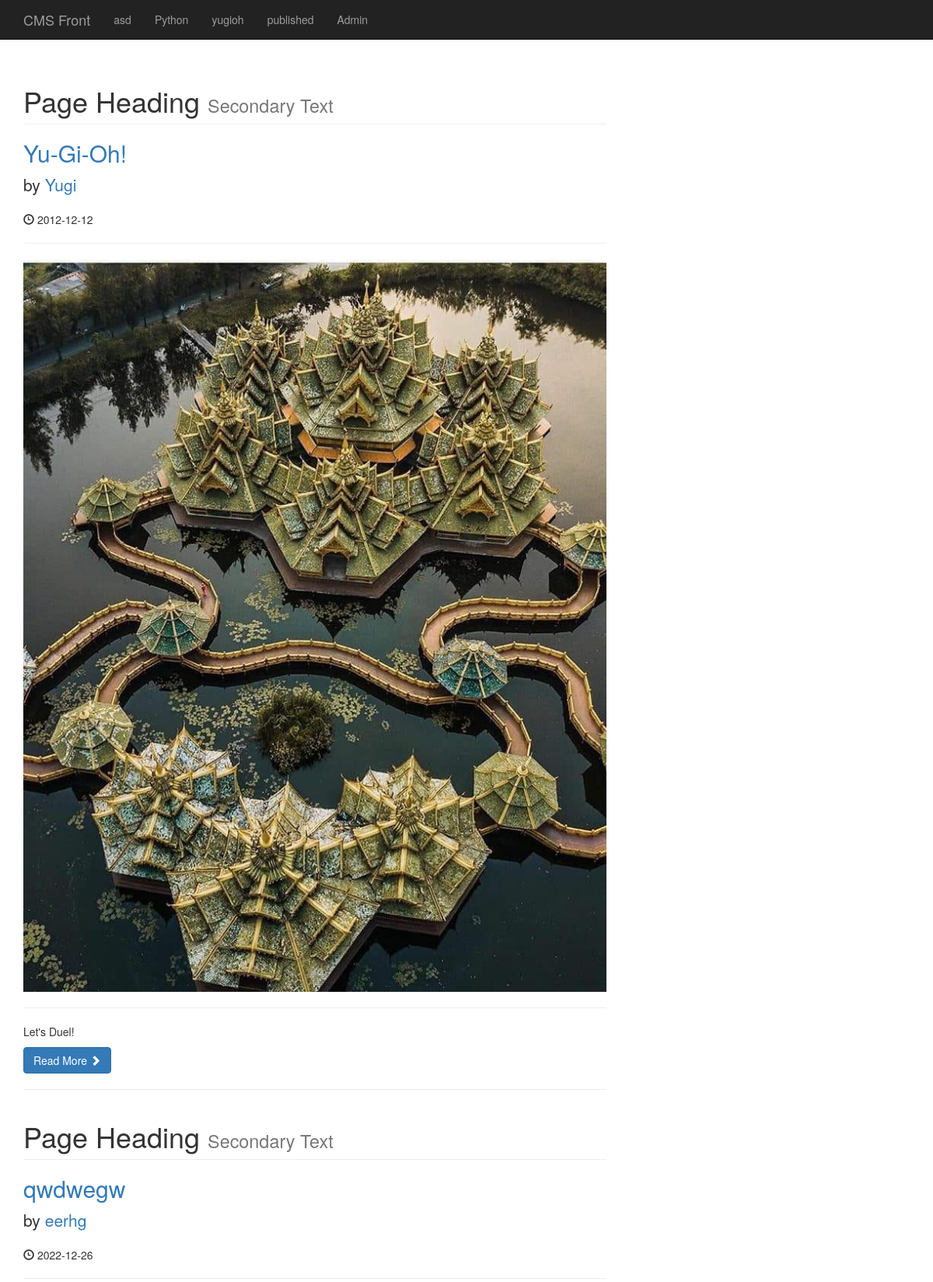
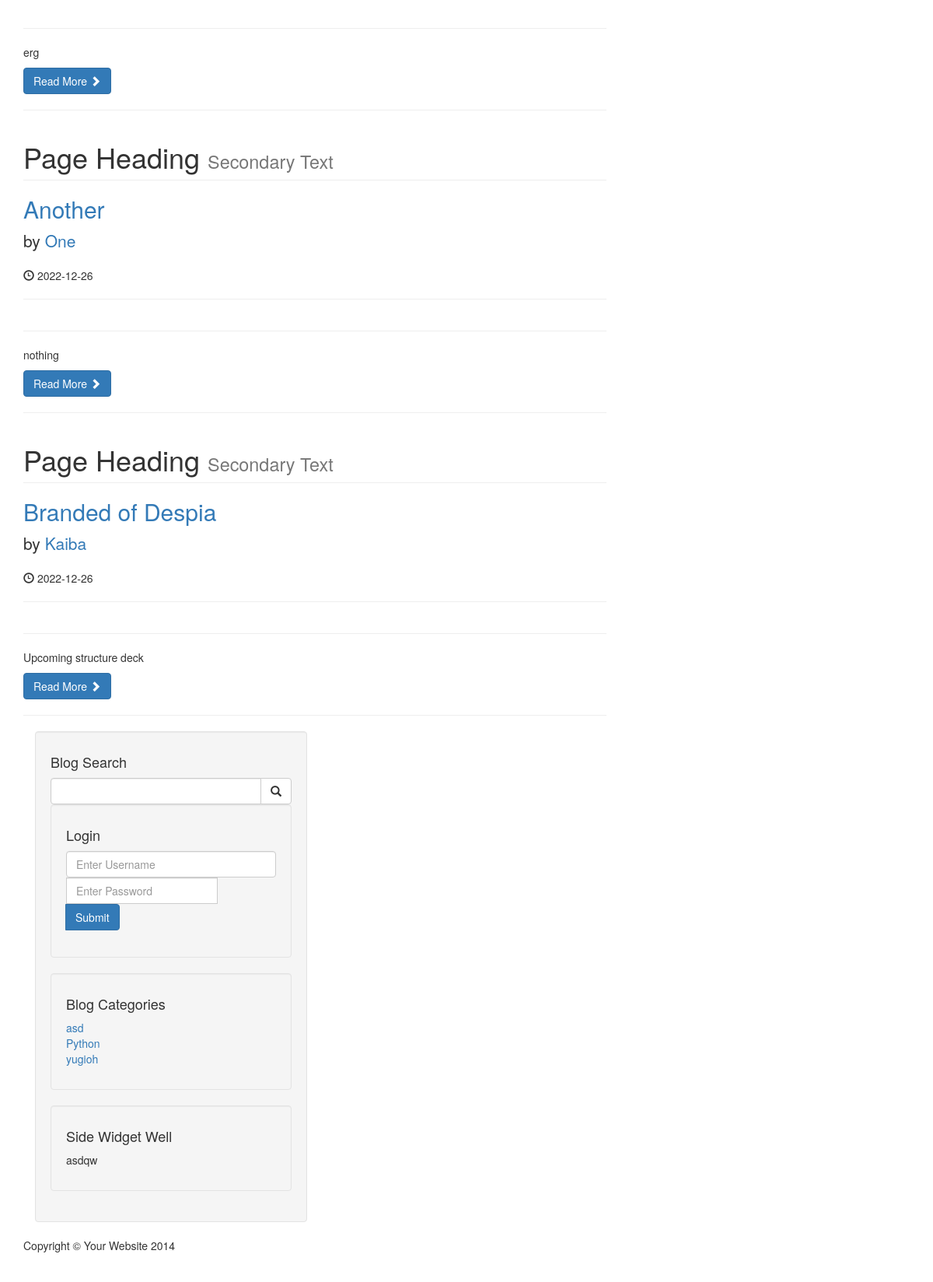
The page / on the database its author committed (2 pictures, top to bottom).
### tables this page shows
CREATE TABLE `categories` (
  `cat_id` int(3) NOT NULL,
  `cat_title` varchar(255) NOT NULL
);

CREATE TABLE `posts` (
  `post_id` int(3) NOT NULL,
  `post_category_id` int(3) NOT NULL,
  `post_title` varchar(252) NOT NULL,
  `post_author` varchar(252) NOT NULL,
  `post_date` date NOT NULL,
  `post_image` text NOT NULL,
  `post_content` text NOT NULL,
  `post_tags` varchar(252) NOT NULL,
  `post_comment_count` varchar(255) NOT NULL,
  `post_status` varchar(252) NOT NULL DEFAULT 'draft'
);

### index.php (the view, shortened to what this page needs)
<?php
include "includes/header.php";
include "includes/db.php";
?>
    <?php
include "includes/navigation.php"
    ?>
    <div class="container">
        <div class="row">
            <div class="col-md-8">
        <?php
            $query = "SELECT * FROM posts";
            $select_all_posts_query = mysqli_query($connection, $query);
            while($row = mysqli_fetch_assoc($select_all_posts_query)){
                $post_id = $row['post_id'];
                $post_title = $row['post_title'];
                $post_author = $row['post_author'];
                $post_date = $row['post_date'];
                $post_image = $row['post_image'];
                $post_content = substr($row['post_content'],0,100);
    ?>
<h1 class="page-header">
                    Page Heading
                    <small>Secondary Text</small>
                </h1>
                <h2>
                    <a href="post.php?p_id=<?php echo $post_id ?>"><?php echo $post_title ?></a>
                </h2>
                <p class="lead">
                    by <a href="index.php"><?php echo $post_author ?></a>
                </p>
                <p><span class="glyphicon glyphicon-time"></span> <?php echo $post_date ?></p>
                <hr>
                <img class="img-responsive" src="images/<?php echo $post_image; ?>" alt="">
                <hr>
                <p><?php echo $post_content ?></p>
                <a class="btn btn-primary" href="#">Read More <span class="glyphicon glyphicon-chevron-right"></span></a>
                <hr>
<?php  }  ?>
            </div>
            </div>
<?php   include "includes/sidebar.php"  ?>
    <?php
include "includes/footer.php"
?>

### includes/navigation.php (shortened to what this page needs)
<nav class="navbar navbar-inverse navbar-fixed-top" role="navigation">
        <div class="container">
            <div class="navbar-header">
                <a class="navbar-brand" href="index.php">CMS Front</a>
            </div>
            <div class="collapse navbar-collapse" id="bs-example-navbar-collapse-1">
                <ul class="nav navbar-nav">
<?php
$query = "SELECT * FROM categories";
$select_all_categories_query = mysqli_query($connection, $query);
while($row = mysqli_fetch_assoc($select_all_categories_query)){
   $cat_title = $row['cat_title'];
        echo "<li><a href='#'>{$cat_title}</a></li>";
}
?>
    <li>
        <a href="Admin">Admin</a>
    </li>
            </ul>
        </div>
</nav>

### includes/sidebar.php
  <div class="col-md-4">
<div class="well">
    <h4>Blog Search</h4>
    <form action="search.php" method="post">
    <div class="input-group">
        <input name="search" type="text" class="form-control">
        <span class="input-group-btn">
            <button name="submit" class="btn btn-default" type="submit">
                <span class="glyphicon glyphicon-search"></span>
        </button>
        </span>
</form>
    </div>
<div class="well">
    <h4>Login</h4>
    <form action="includes/login.php" method="post">
    <div class="form-group">
        <input name="username" type="text" class="form-control" placeholder="Enter Username">
        <div class="input-group">
        <input name="password" type="password" class="form-control" placeholder="Enter Password">
        </div>
        <span class="input-group-btn">
            <button class="btn btn-primary" name="login" type="submit">Submit</button>
        </span>
</form>
    </div>
</div>
<div class="well">
<?php
$query = "SELECT * FROM categories LIMIT 3";
$select_categories_sidebar = mysqli_query($connection, $query);
?>
    <h4>Blog Categories</h4>
    <div class="row">
        <div class="col-lg-12">
            <ul class="list-unstyled">
            <?php
        while($row = mysqli_fetch_assoc($select_categories_sidebar )){
        $cat_title = $row['cat_title'];
        $cat_id = $row['cat_id'];
        echo "<li><a href='category.php?category=$cat_id'>{$cat_title}</a></li>";
 }
            ?>
            </ul>
        </div>
    </div>
</div>
<?php
include"widget.php";
?>
</div>

### css/blog-home.css (style rules this page uses)
body { padding-top: 70px; }

### rows shown on the page
categories: cat_title "asd"
categories: cat_title "Python"
categories: cat_title "yugioh"
categories: cat_title "published"
posts: post_title "Yu-Gi-Oh!", post_author "Yugi", post_date "2012-12-12", post_image (picture), post_content "Let's Duel!"
posts: post_title "qwdwegw", post_author "eerhg", post_date "2022-12-26", post_content "erg"
posts: post_title "Another", post_author "One", post_date "2022-12-26", post_content "nothing"
posts: post_title "Branded of Despia", post_author "Kaiba", post_date "2022-12-26", post_content "Upcoming structure deck"
